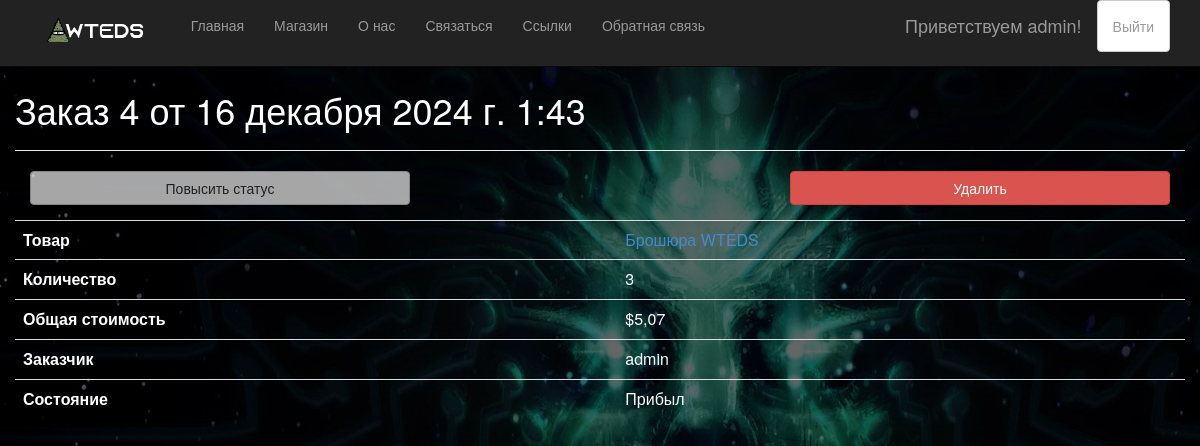
/order/4 (signed in), run on the app's committed database.
### app/models.py (models this page shows, shortened)
class Order (models.Model):
    merch = models.ForeignKey(Merch, on_delete = models.CASCADE, verbose_name = "Товары")
    placed_by = models.ForeignKey(User, verbose_name = "Заказчик", on_delete = models.SET_DEFAULT, default = "Удаленный пользователь")
    amount = models.IntegerField()
    totalcost = models.DecimalField(max_digits = 10, decimal_places = 2, verbose_name = "Итого")
    creation_date = models.DateTimeField(default = datetime.now(), verbose_name = "Создание")
    status = models.CharField(max_length = 32, db_default = "AS", default = "Собирается",
                             verbose_name = "", choices = [
                                ("AS", "Собирается"),
                                ("SE", "Отправлен"),
                                ("AR", "Прибыл"),
                            ])
    class Meta:
        db_table = "orders"
        ordering = ["-creation_date"]
        verbose_name = "заказ"
        verbose_name_plural = "заказы"

class Merch (models.Model):
    name = models.CharField(max_length = 127, verbose_name = "Название")
    description = models.TextField(verbose_name = "Описание")
    cost = models.DecimalField(max_digits = 8, decimal_places = 2, verbose_name = "Цена")
    image_1 = models.ImageField(max_length = 255, null = True, blank = True, verbose_name = "Картинка (1)")
    image_2 = models.ImageField(max_length = 255, null = True, blank = True, verbose_name = "Картинка (2)")
    image_3 = models.ImageField(max_length = 255, null = True, blank = True, verbose_name = "Картинка (3)")
    favof = models.ManyToManyField(UserExpanded, verbose_name = "В избранном у", through = UserExpanded.favs.through, null = True, blank = True)
    class Meta:
        db_table = "merch_items"
        ordering = ["id"]
        verbose_name = "товар"
        verbose_name_plural = "товары"

### app/views.py (the view, shortened to what this page needs)
# urls.py: path('order/<int:orderid>', views.order, name='order'),
def order(request, orderid):
    assert isinstance(request, HttpRequest)
    order = Order.objects.get(id = orderid)
    usr = request.user
    if (usr.is_authenticated):
        usrex = UserExpanded.objects.get(user = usr)
        if (usrex.manager):
            return render(
                request,
                'app/orderpage.html',
                {
                    'type': 1,
                    'order': order,
                    'year': datetime.now().year,
                })
    else:
        return redirect('home')

### app/templates/app/orderpage.html
{% extends "app/layout.html" %}
{% load static %}
{% block content %}
<div>
    <h1>Заказ {{order.id}} от {{order.creation_date}}</h1>
    <hr>
    <div class="container">
        <div class="row text-center centralise">
            {% if type == 1 %}
            <a href="{% url 'statusupdate' orderid=order.id %}" class="col-md-4 btn btn-default text-center" {% if order.status == "Прибыл" %} disabled {% endif %}>Повысить статус</a>
            <div class="col-md-4"></div>
            {% endif %}
            <a href="{% url 'deletion' orderid=order.id %}" class="col-md-4 btn btn-danger centralise text-center">Удалить</a>
        </div>
    </div>
    <table class="table table-dark" style="margin-top: 15px">
        <tbody>
            <tr>
                <th scope="row">Товар</th>
                <td><a href="{% url 'merchpage' merchid=order.merch.id %}">{{order.merch.name}}</a></td>
            </tr>
            <tr>
                <th scope="row">Количество</th>
                <td>{{order.amount}}</td>
            </tr>
            <tr>
                <th scope="row">Общая стоимость</th>
                <td>${{order.totalcost}}</td>
            </tr>
            <tr>
                <th scope="row">Заказчик</th>
                <td>{{order.placed_by}}</td>
            </tr>
            <tr>
                <th scope="row">Состояние</th>
                <td>{{order.status}}</td>
            </tr>
        </tbody>
    </table>
</div>
{% endblock %}

### app/templates/app/loginpartial.html (shortened to what this page needs)
﻿{% if user.is_authenticated %}
<form id="logoutForm" action="/logout/" method="post" class="navbar-right">
    <ul class="nav navbar-nav navbar-right">
        <li><span class="navbar-brand">Приветствуем {{ user.username }}!</span></li>
        <li><a class="btn btn-default" href="javascript:document.getElementById('logoutForm').submit()">Выйти</a></li>
    </ul>
</form>
{% else %}
<ul class="nav navbar-nav navbar-right">
    <li><a href="{% url 'login' %}">Войти</a></li>
    <li><div style="margin: 15px 0px">или</div></li>
    <li><a href="{% url 'register' %}">Зарегистрироваться</a></li>
</ul>
{% endif %}

### app/static/app/content/site.css (style rules this page uses)
body { background-image: url(../img/bg.jpg); background-repeat: no-repeat; background-size: cover; background-attachment: fixed; padding-top: 50px; padding-bottom: 20px; color: white; }
.centralise { margin: auto; }

### data on the page
Order: id "4", creation_date "16 декабря 2024 г. 1:43", merch.name "Брошюра WTEDS", amount "3", totalcost "5,07", placed_by "admin", status "Прибыл"

### other printed values
{{ user.username }} "admin"
